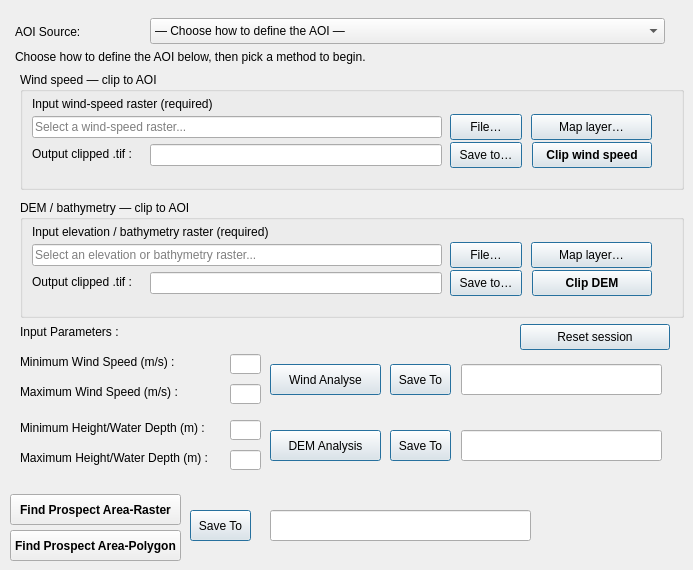
   <widget class="QWidget" name="tab">
    <attribute name="title">
     <string>Prospect Area</string>
    </attribute>
    <widget class="QLabel" name="label_aoi_source">
     <property name="geometry">
      <rect>
       <x>15</x>
       <y>22</y>
       <width>130</width>
       <height>20</height>
      </rect>
     </property>
     <property name="text">
      <string>AOI Source:</string>
     </property>
    </widget>
    <widget class="QComboBox" name="combo_aoi_source">
     <property name="geometry">
      <rect>
       <x>150</x>
       <y>18</y>
       <width>515</width>
       <height>26</height>
      </rect>
     </property>
     <property name="toolTip">
      <string>Pick how to define the AOI: rectangle on the map, digitize a polygon, or load a vector file. Choosing an option starts that step.</string>
     </property>
     <property name="currentIndex">
      <number>0</number>
     </property>
     <item>
      <property name="text">
       <string>— Choose how to define the AOI —</string>
      </property>
     </item>
     <item>
      <property name="text">
       <string>Draw Rectangle</string>
      </property>
     </item>
     <item>
      <property name="text">
       <string>Draw Polygon</string>
      </property>
     </item>
     <item>
      <property name="text">
       <string>Load from File</string>
      </property>
     </item>
    </widget>
    <widget class="QLabel" name="lbl_aoi_hint">
     <property name="geometry">
      <rect>
       <x>15</x>
       <y>46</y>
       <width>650</width>
       <height>22</height>
      </rect>
     </property>
     <property name="text">
      <string>Choose how to define the AOI below, then pick a method to begin.</string>
     </property>
     <property name="wordWrap">
      <bool>true</bool>
     </property>
    </widget>
    <widget class="QGroupBox" name="group_wind_clip">
     <property name="geometry">
      <rect>
       <x>20</x>
       <y>72</y>
       <width>664</width>
       <height>118</height>
      </rect>
     </property>
     <property name="title">
      <string>Wind speed — clip to AOI</string>
     </property>
     <widget class="QLabel" name="label_wind_in">
      <property name="geometry">
       <rect>
        <x>12</x>
        <y>24</y>
        <width>280</width>
        <height>16</height>
       </rect>
      </property>
      <property name="text">
       <string>Input wind-speed raster (required)</string>
      </property>
     </widget>
     <widget class="QLineEdit" name="lineEdit_wind_input">
      <property name="geometry">
       <rect>
        <x>12</x>
        <y>44</y>
        <width>410</width>
        <height>22</height>
       </rect>
      </property>
      <property name="toolTip">
       <string>Select a valid wind-speed raster using File or Map Layer.</string>
      </property>
      <property name="placeholderText">
       <string>Select a wind-speed raster...</string>
      </property>
     </widget>
     <widget class="QPushButton" name="btn_browse_wind_input">
      <property name="geometry">
       <rect>
        <x>430</x>
        <y>42</y>
        <width>72</width>
        <height>26</height>
       </rect>
      </property>
      <property name="minimumSize">
       <size>
        <width>72</width>
        <height>26</height>
       </size>
      </property>
      <property name="text">
       <string>File…</string>
      </property>
      <property name="default">
       <bool>true</bool>
      </property>
     </widget>
     <widget class="QPushButton" name="btn_wind_input_layer">
      <property name="geometry">
       <rect>
        <x>511</x>
        <y>42</y>
        <width>121</width>
        <height>26</height>
       </rect>
      </property>
      <property name="minimumSize">
       <size>
        <width>121</width>
        <height>26</height>
       </size>
      </property>
      <property name="text">
       <string>Map layer…</string>
      </property>
      <property name="default">
       <bool>true</bool>
      </property>
     </widget>
     <widget class="QLabel" name="label_wind_out">
      <property name="geometry">
       <rect>
        <x>12</x>
        <y>74</y>
        <width>200</width>
        <height>16</height>
       </rect>
      </property>
      <property name="text">
       <string>Output clipped .tif :</string>
      </property>
     </widget>
     <widget class="QLineEdit" name="lineEditWindPath">
      <property name="geometry">
       <rect>
        <x>130</x>
        <y>72</y>
        <width>292</width>
        <height>22</height>
       </rect>
      </property>
     </widget>
     <widget class="QPushButton" name="btnBrowseWindPath">
      <property name="geometry">
       <rect>
        <x>430</x>
        <y>70</y>
        <width>72</width>
        <height>26</height>
       </rect>
      </property>
      <property name="minimumSize">
       <size>
        <width>72</width>
        <height>26</height>
       </size>
      </property>
      <property name="text">
       <string>Save to…</string>
      </property>
      <property name="default">
       <bool>true</bool>
      </property>
     </widget>
     <widget class="QPushButton" name="btnDownloadWind">
      <property name="geometry">
       <rect>
        <x>512</x>
        <y>70</y>
        <width>120</width>
        <height>26</height>
       </rect>
      </property>
      <property name="minimumSize">
       <size>
        <width>120</width>
        <height>26</height>
       </size>
      </property>
      <property name="font">
       <font>
        <bold>true</bold>
       </font>
      </property>
      <property name="text">
       <string>Clip wind speed</string>
      </property>
      <property name="default">
       <bool>true</bool>
      </property>
     </widget>
    </widget>
    <widget class="QGroupBox" name="group_dem_clip">
     <property name="geometry">
      <rect>
       <x>20</x>
       <y>200</y>
       <width>664</width>
       <height>118</height>
      </rect>
     </property>
     <property name="title">
      <string>DEM / bathymetry — clip to AOI</string>
     </property>
     <property name="flat">
      <bool>false</bool>
     </property>
     <widget class="QLabel" name="label_dem_in">
      <property name="geometry">
       <rect>
        <x>12</x>
        <y>24</y>
        <width>280</width>
        <height>16</height>
       </rect>
      </property>
      <property name="text">
       <string>Input elevation / bathymetry raster (required)</string>
      </property>
     </widget>
     <widget class="QLineEdit" name="lineEdit_dem_input">
      <property name="geometry">
       <rect>
        <x>12</x>
        <y>44</y>
        <width>410</width>
        <height>22</height>
       </rect>
      </property>
      <property name="toolTip">
       <string>Select a valid DEM or bathymetry raster using File or Map Layer.</string>
      </property>
      <property name="autoFillBackground">
       <bool>false</bool>
      </property>
      <property name="frame">
       <bool>true</bool>
      </property>
      <property name="placeholderText">
       <string>Select an elevation or bathymetry raster...</string>
      </property>
     </widget>
     <widget class="QPushButton" name="btn_browse_dem_input">
      <property name="geometry">
       <rect>
        <x>430</x>
        <y>42</y>
        <width>72</width>
        <height>26</height>
       </rect>
      </property>
      <property name="text">
       <string>File…</string>
      </property>
      <property name="default">
       <bool>true</bool>
      </property>
     </widget>
     <widget class="QPushButton" name="btn_dem_input_layer">
      <property name="geometry">
       <rect>
        <x>511</x>
        <y>42</y>
        <width>121</width>
        <height>26</height>
       </rect>
      </property>
      <property name="minimumSize">
       <size>
        <width>121</width>
        <height>26</height>
       </size>
      </property>
      <property name="maximumSize">
       <size>
        <width>121</width>
        <height>26</height>
       </size>
      </property>
      <property name="text">
       <string>Map layer…</string>
      </property>
      <property name="default">
       <bool>true</bool>
      </property>
     </widget>
     <widget class="QLabel" name="label_dem_out">
      <property name="geometry">
       <rect>
        <x>12</x>
        <y>74</y>
        <width>200</width>
        <height>16</height>
       </rect>
      </property>
      <property name="text">
       <string>Output clipped .tif :</string>
      </property>
     </widget>
     <widget class="QLineEdit" name="lineEditBathymetryPath">
      <property name="geometry">
       <rect>
        <x>130</x>
        <y>72</y>
        <width>292</width>
        <height>22</height>
       </rect>
      </property>
     </widget>
     <widget class="QPushButton" name="btnBrowseBathymetryPath">
      <property name="geometry">
       <rect>
        <x>430</x>
        <y>70</y>
        <width>72</width>
        <height>26</height>
       </rect>
      </property>
      <property name="text">
       <string>Save to…</string>
      </property>
      <property name="default">
       <bool>true</bool>
      </property>
     </widget>
     <widget class="QPushButton" name="btnDownloadDepth">
      <property name="geometry">
       <rect>
        <x>512</x>
        <y>70</y>
        <width>120</width>
        <height>26</height>
       </rect>
      </property>
      <property name="minimumSize">
       <size>
        <width>120</width>
        <height>26</height>
       </size>
      </property>
      <property name="maximumSize">
       <size>
        <width>120</width>
        <height>26</height>
       </size>
      </property>
      <property name="font">
       <font>
        <bold>true</bold>
       </font>
      </property>
      <property name="text">
       <string>Clip DEM</string>
      </property>
      <property name="default">
       <bool>true</bool>
      </property>
     </widget>
    </widget>
    <widget class="QPushButton" name="btnRunDepthAnalysis">
     <property name="geometry">
      <rect>
       <x>270</x>
       <y>430</y>
       <width>111</width>
       <height>31</height>
      </rect>
     </property>
     <property name="text">
      <string>DEM Analysis</string>
     </property>
     <property name="default">
      <bool>true</bool>
     </property>
    </widget>
    <widget class="QLineEdit" name="txtMaxDepth">
     <property name="geometry">
      <rect>
       <x>230</x>
       <y>450</y>
       <width>31</width>
       <height>20</height>
      </rect>
     </property>
    </widget>
    <widget class="QPushButton" name="btnProspectPolygon">
     <property name="geometry">
      <rect>
       <x>10</x>
       <y>530</y>
       <width>171</width>
       <height>31</height>
      </rect>
     </property>
     <property name="font">
      <font>
       <bold>true</bold>
      </font>
     </property>
     <property name="text">
      <string>Find Prospect Area-Polygon</string>
     </property>
    </widget>
    <widget class="QLabel" name="label_4">
     <property name="geometry">
      <rect>
       <x>20</x>
       <y>420</y>
       <width>191</width>
       <height>16</height>
      </rect>
     </property>
     <property name="text">
      <string>Minimum Height/Water Depth (m) :</string>
     </property>
    </widget>
    <widget class="QLabel" name="labelInputParameter">
     <property name="geometry">
      <rect>
       <x>20</x>
       <y>324</y>
       <width>101</width>
       <height>16</height>
      </rect>
     </property>
     <property name="text">
      <string>Input Parameters :</string>
     </property>
    </widget>
    <widget class="QLineEdit" name="txtMaxWindSpeed">
     <property name="geometry">
      <rect>
       <x>230</x>
       <y>384</y>
       <width>31</width>
       <height>20</height>
      </rect>
     </property>
    </widget>
    <widget class="QLineEdit" name="txtMinWindSpeed">
     <property name="geometry">
      <rect>
       <x>230</x>
       <y>354</y>
       <width>31</width>
       <height>20</height>
      </rect>
     </property>
    </widget>
    <widget class="QPushButton" name="btnBrowseWindAnalysis">
     <property name="geometry">
      <rect>
       <x>390</x>
       <y>364</y>
       <width>61</width>
       <height>31</height>
      </rect>
     </property>
     <property name="text">
      <string>Save To</string>
     </property>
     <property name="default">
      <bool>true</bool>
     </property>
    </widget>
    <widget class="QLineEdit" name="lineEditDepthAnalysisPath">
     <property name="geometry">
      <rect>
       <x>461</x>
       <y>430</y>
       <width>201</width>
       <height>31</height>
      </rect>
     </property>
    </widget>
    <widget class="QPushButton" name="btnBrowseProspectPath">
     <property name="geometry">
      <rect>
       <x>190</x>
       <y>510</y>
       <width>61</width>
       <height>31</height>
      </rect>
     </property>
     <property name="text">
      <string>Save To</string>
     </property>
     <property name="default">
      <bool>true</bool>
     </property>
    </widget>
    <widget class="QPushButton" name="btnBrowseDepthAnalysis">
     <property name="geometry">
      <rect>
       <x>390</x>
       <y>430</y>
       <width>61</width>
       <height>31</height>
      </rect>
     </property>
     <property name="text">
      <string>Save To</string>
     </property>
     <property name="default">
      <bool>true</bool>
     </property>
    </widget>
    <widget class="QLineEdit" name="lineEditWindAnalysisPath">
     <property name="geometry">
      <rect>
       <x>461</x>
       <y>364</y>
       <width>201</width>
       <height>31</height>
      </rect>
     </property>
    </widget>
    <widget class="QLineEdit" name="txtMinDepth">
     <property name="geometry">
      <rect>
       <x>230</x>
       <y>420</y>
       <width>31</width>
       <height>20</height>
      </rect>
     </property>
    </widget>
    <widget class="QLineEdit" name="lineEditProspectPath">
     <property name="geometry">
      <rect>
       <x>270</x>
       <y>510</y>
       <width>261</width>
       <height>31</height>
      </rect>
     </property>
    </widget>
    <widget class="QLabel" name="label_5">
     <property name="geometry">
      <rect>
       <x>20</x>
       <y>450</y>
       <width>201</width>
       <height>16</height>
      </rect>
     </property>
     <property name="text">
      <string>Maximum Height/Water Depth (m) :</string>
     </property>
    </widget>
    <widget class="QLabel" name="label_2">
     <property name="geometry">
      <rect>
       <x>20</x>
       <y>384</y>
       <width>181</width>
       <height>16</height>
      </rect>
     </property>
     <property name="text">
      <string>Maximum Wind Speed (m/s) :</string>
     </property>
    </widget>
    <widget class="QPushButton" name="btnProspectArea">
     <property name="geometry">
      <rect>
       <x>10</x>
       <y>494</y>
       <width>171</width>
       <height>31</height>
      </rect>
     </property>
     <property name="font">
      <font>
       <bold>true</bold>
      </font>
     </property>
     <property name="text">
      <string>Find Prospect Area-Raster</string>
     </property>
    </widget>
    <widget class="QPushButton" name="btnRunAnalysis">
     <property name="geometry">
      <rect>
       <x>270</x>
       <y>364</y>
       <width>111</width>
       <height>31</height>
      </rect>
     </property>
     <property name="text">
      <string>Wind Analyse</string>
     </property>
     <property name="default">
      <bool>true</bool>
     </property>
    </widget>
    <widget class="QLabel" name="label_3">
     <property name="geometry">
      <rect>
       <x>20</x>
       <y>354</y>
       <width>161</width>
       <height>16</height>
      </rect>
     </property>
     <property name="text">
      <string>Minimum Wind Speed (m/s) :</string>
     </property>
    </widget>
    <widget class="QPushButton" name="btnResetAnalysis">
     <property name="geometry">
      <rect>
       <x>520</x>
       <y>324</y>
       <width>150</width>
       <height>26</height>
      </rect>
     </property>
     <property name="toolTip">
      <string>Clear AOI and in-memory result paths for a new run (does not delete files on disk).</string>
     </property>
     <property name="text">
      <string>Reset session</string>
     </property>
     <property name="default">
      <bool>true</bool>
     </property>
    </widget>
   </widget>
